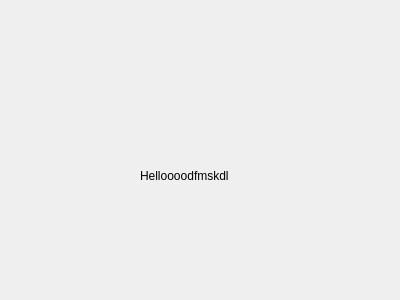
<?xml version="1.0" encoding="UTF-8"?>
<ui version="4.0">
 <class>Second</class>
 <widget class="QDialog" name="Second">
  <property name="geometry">
   <rect>
    <x>0</x>
    <y>0</y>
    <width>400</width>
    <height>300</height>
   </rect>
  </property>
  <property name="windowTitle">
   <string>Dialog</string>
  </property>
  <widget class="QLabel" name="label">
   <property name="geometry">
    <rect>
     <x>140</x>
     <y>140</y>
     <width>141</width>
     <height>71</height>
    </rect>
   </property>
   <property name="text">
    <string>Helloooodfmskdl</string>
   </property>
  </widget>
 </widget>
 <resources/>
 <connections/>
</ui>
